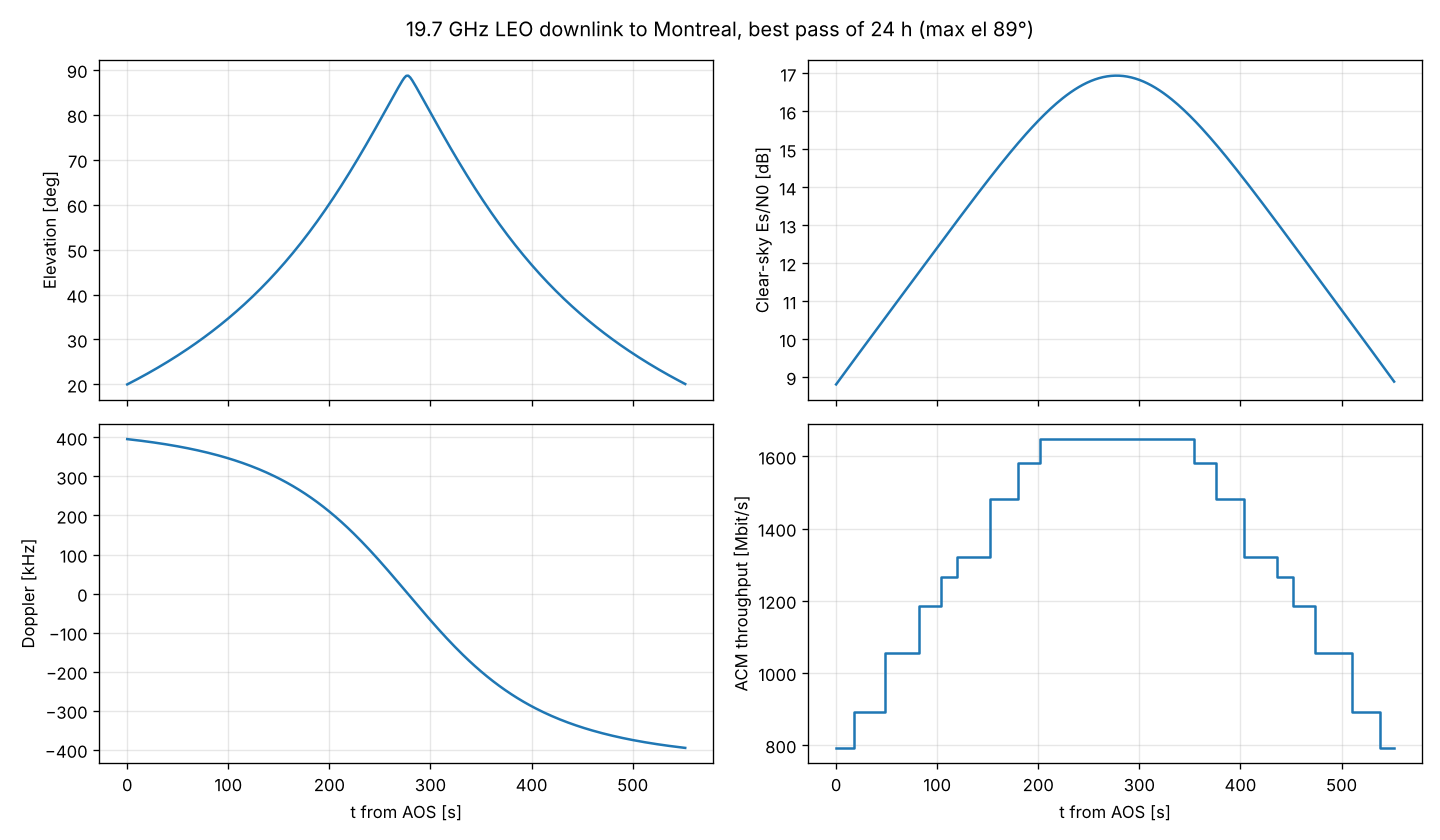

The script that saved this image:
"""Ka-band LEO user downlink over a real pass, with adaptive coding and
modulation (ACM) and rain-fade availability, for a terminal in Montreal.

Satellite: 1015 km, 98.98 deg (polar shell of a Lightspeed-class LEO design).
Payload and terminal numbers are *illustrative design values*, not the
specifications of any flight system.
"""
from datetime import datetime, timezone
import numpy as np
import matplotlib
matplotlib.use("Agg")
import matplotlib.pyplot as plt
from orbitkit.tle import Satellite
from orbitkit.passes import GroundStation, find_passes
from linkbudget.link import LinkBudget, parabolic_gain_dbi, system_noise_temp, db
from linkbudget.itu import rain_attenuation, sky_noise_from_attenuation
from linkbudget.dvbs2 import select_modcod
from linkbudget.doppler import doppler_profile

F = 19.7e9                 # Hz, Ka downlink (17.8-20.2 GHz FSS band)
EIRP = 36.0                # dBW per beam (illustrative)
RS = 400e6                 # sym/s
D, ETA = 0.6, 0.65         # user-terminal aperture
T_LNA, L_FEED = 120.0, 0.3
A_GAS_ZENITH = 0.4         # dB, gases + cloud at 19.7 GHz, mid-latitude (typical, P.676/P.840)
LAT, LON = 45.405, -73.95
H0, R001 = 3.22, 32.9      # P.839 0 degC height [km] and P.837 R_0.01 [mm/h] at this site (from the ITU maps)

gs = GroundStation("Montreal user terminal", LAT, LON, 0.03, 20.0)
t0 = datetime(2026, 11, 1, tzinfo=timezone.utc)
sat = Satellite.from_elements(t0, 1015.0, 98.98, raan_deg=200.0, name="LEO-Ka")
p = max(find_passes(sat, gs, t0, 24.0), key=lambda x: x.max_el_deg)
ts, el, rng, fd, fdd = doppler_profile(sat, gs, p.aos, p.los, F, step_s=2.0)
G = parabolic_gain_dbi(D, F, ETA)


def budget(el_deg, rng_km, p_pct=None):
    a_gas = A_GAS_ZENITH / np.sin(np.radians(el_deg))     # cosecant law, el > 10 deg
    a_rain = rain_attenuation(F / 1e9, el_deg, LAT, H0, R001, p_pct, hs_km=0.03) if p_pct else 0.0
    t_ant = sky_noise_from_attenuation(a_gas + a_rain) + 10.0   # + ground spillover
    return LinkBudget(F, EIRP, G, system_noise_temp(t_ant, T_LNA, L_FEED), rng_km * 1e3, RS,
                      l_atm_db=a_gas + a_rain, l_point_db=0.2, l_pol_db=0.1)


print(f"Best pass: AOS {p.aos:%H:%M:%S}, LOS {p.los:%H:%M:%S} UTC, max el {p.max_el_deg:.1f} deg, "
      f"{p.duration_s:.0f} s")
k = int(np.argmax(el))
print("\nClear-sky budget at max elevation:\n" + budget(el[k], rng[k]).table())
print(f"\nMax |Doppler| {np.max(np.abs(fd))/1e3:.1f} kHz, max |Doppler rate| {np.max(np.abs(fdd)):.0f} Hz/s")

print("\nAvailability at 30 deg elevation (rain fade from ITU-R P.618-13):")
el30 = 30.0
rng30 = 6378.137 * (np.sqrt(((6378.137 + 1015) / 6378.137) ** 2 - np.cos(np.radians(el30)) ** 2)
                    - np.sin(np.radians(el30)))
for pp in (1.0, 0.5, 0.1, 0.05, 0.01):
    lb = budget(el30, rng30, pp)
    m = select_modcod(lb.es_over_n0)
    print(f"  {100-pp:6.2f} %: A_rain = {lb.l_atm_db - A_GAS_ZENITH/np.sin(np.radians(el30)):5.2f} dB, "
          f"Es/N0 = {lb.es_over_n0:5.2f} dB -> {m.name if m else 'outage':11s}"
          f" {RS*m.eff/1e6 if m else 0:7.1f} Mbit/s")

esn0 = np.array([budget(e, r).es_over_n0 for e, r in zip(el, rng)])
mods = [select_modcod(x) for x in esn0]
thr = np.array([RS * m.eff / 1e6 if m else 0 for m in mods])
print(f"\nPass-averaged ACM throughput (clear sky): {thr.mean():.0f} Mbit/s, "
      f"vs fixed worst-case MODCOD: {thr.min():.0f} Mbit/s")

fig, ax = plt.subplots(2, 2, figsize=(12, 7), sharex=True)
ax[0, 0].plot(ts, el); ax[0, 0].set(ylabel="Elevation [deg]")
ax[0, 1].plot(ts, esn0); ax[0, 1].set(ylabel="Clear-sky Es/N0 [dB]")
ax[1, 0].plot(ts, fd / 1e3); ax[1, 0].set(ylabel="Doppler [kHz]", xlabel="t from AOS [s]")
ax[1, 1].step(ts, thr, where="post"); ax[1, 1].set(ylabel="ACM throughput [Mbit/s]", xlabel="t from AOS [s]")
for a in ax.flat:
    a.grid(alpha=.3)
fig.suptitle(f"19.7 GHz LEO downlink to Montreal, best pass of 24 h (max el {p.max_el_deg:.0f}°)")
fig.tight_layout(); fig.savefig("examples/leo_ka_downlink.png", dpi=120)
print("saved examples/leo_ka_downlink.png")
